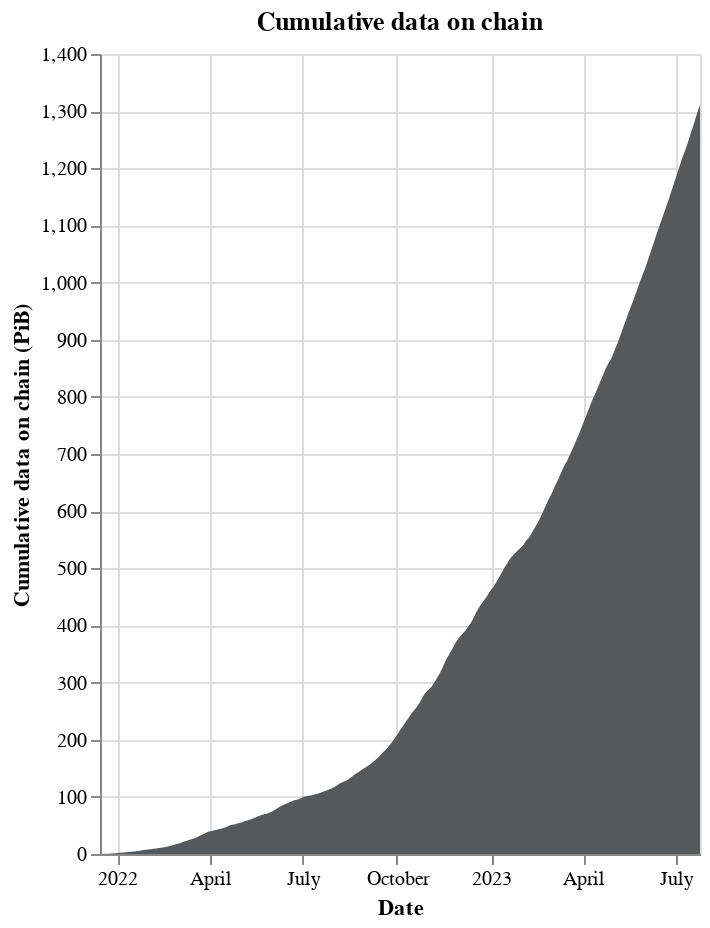

Notebook code for this chart:
### Code cell
# Now cumulative data on chain

df["cumulative_data"] = df["onboarded_tibs"].cumsum()

alt.Chart(df).mark_area().encode(
    x=alt.X("date:T", title="Date"),
    y=alt.Y("cumulative_data:Q", title="Cumulative data on chain (PiB)"),
    color=alt.value("#55595c"),
    tooltip=["date:T", "cumulative_data:Q"],
).properties(
    width="container",
    height=400,
    title="Cumulative data on chain",
)

### Figure 1 — Vega-Lite specification as saved in the notebook (floating-point values rounded to 4 significant figures; data arrays with more than 128 entries replaced by an {"elided": "..."} marker saying what was removed)
{"config": {"view": {"continuousWidth": 300, "continuousHeight": 300}}, "data": {"name": "data-f09f0152ab38d09dfea799495ad42ded"}, "mark": {"type": "area"}, "encoding": {"color": {"value": "#55595c"}, "tooltip": [{"field": "date", "type": "temporal"}, {"field": "cumulative_data", "type": "quantitative"}], "x": {"field": "date", "title": "Date", "type": "temporal"}, "y": {"field": "cumulative_data", "title": "Cumulative data on chain (PiB)", "type": "quantitative"}}, "height": 400, "title": "Cumulative data on chain", "width": "container", "$schema": "https://vega.github.io/schema/vega-lite/v5.8.0.json", "datasets": {"data-f09f0152ab38d09dfea799495ad42ded": {"elided": "587 records"}}}
